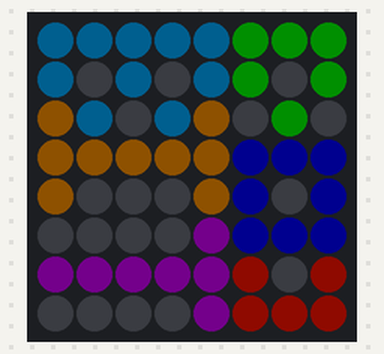
A sketch run on a simulated ESP32. Shown: 8×8 RGB LED matrix (first LED top left, wired row by row). Dim RGB values are drawn brighter than linear; WiFi joins after 1.5 s; servers stay silent unless stated; uploads are accepted with an empty reply; what the sketch prints to the serial monitor is not drawn.

Above: at 0.6 s.

The sketch:

DoobitFirmware1.ino
```cpp
#include <WiFi.h>
#include <WiFiClientSecure.h>
#include <HTTPClient.h>
#include <ArduinoJson.h>
#include <WiFiManager.h>
#include "WS_Flow.h"

const char* pixelsURL = "https://traillink.pythonanywhere.com/SecretWSControlPanel/getPixels?v=2";

uint32_t pixels[8][8];

// WiFiManager instance
WiFiManager wifiManager;

// =========================
// DOOBIT LOGO
// =========================
const uint32_t DOOBIT_LOGO[8][8] = {
  {0xFF2020,0xFF2020,0x000000,0x3250FF,0x3250FF,0x3250FF,0x66FF1A,0x66FF1A},
  {0xFF2020,0x000000,0xFF2020,0x3250FF,0x000000,0x3250FF,0x000000,0x66FF1A},
  {0xFF2020,0xFF2020,0x000000,0x3250FF,0x3250FF,0x3250FF,0x66FF1A,0x66FF1A},
  {0xD92CFF,0xD92CFF,0xC7F01A,0xC7F01A,0xC7F01A,0x37D1E0,0x37D1E0,0x37D1E0},
  {0xD92CFF,0x000000,0xD92CFF,0xC7F01A,0x000000,0x000000,0x37D1E0,0x000000},
  {0xD92CFF,0xD92CFF,0x000000,0xC7F01A,0x000000,0x000000,0x37D1E0,0x000000},
  {0xD92CFF,0x000000,0xD92CFF,0xC7F01A,0x000000,0x000000,0x37D1E0,0x000000},
  {0xD92CFF,0xD92CFF,0xC7F01A,0xC7F01A,0xC7F01A,0x000000,0x37D1E0,0x000000}
};

// =========================
// SHOW LOGO
// =========================
void showDoobitLogo() {
  for (int y = 0; y < 8; y++) {
    for (int x = 0; x < 8; x++) {
      pixels[y][x] = DOOBIT_LOGO[y][x];
    }
  }

  renderPixels();
}

// =========================
// RUNNING LIGHTS ANIMATION
// =========================
void animateDoobitLogoRunningLights(unsigned long elapsedTime) {
  uint32_t logoColors[8][8];

  for (int y = 0; y < 8; y++) {
    for (int x = 0; x < 8; x++) {
      logoColors[y][x] = DOOBIT_LOGO[y][x];
    }
  }

  int pixelCount = 0;

  for (int y = 0; y < 8; y++) {
    for (int x = 0; x < 8; x++) {
      if (DOOBIT_LOGO[y][x] != 0x000000) {
        pixelCount++;
      }
    }
  }

  int offPixelIndex = (elapsedTime / 92) % pixelCount;
  int currentPixel = 0;

  for (int y = 0; y < 8; y++) {
    for (int x = 0; x < 8; x++) {

      if (logoColors[y][x] != 0x000000) {

        if (currentPixel == offPixelIndex) {
          pixels[y][x] = 0x000000;
        } else {
          pixels[y][x] = logoColors[y][x];
        }

        currentPixel++;

      } else {
        pixels[y][x] = 0x000000;
      }
    }
  }
  renderPixels();
}

// =========================
// WIFI GLYPH
// =========================
const uint32_t WIFI_GLYPH[8][8] = {
  {0x0000FF,0x0000FF,0x0000FF,0x0000FF,0x000000,0x000000,0x000000,0x000000},
  {0x000000,0x000000,0x000000,0x000000,0x0000FF,0x000000,0x000000,0x000000},
  {0x000000,0x000000,0x000000,0x000000,0x000000,0x0000FF,0x000000,0x000000},
  {0x0000FF,0x0000FF,0x000000,0x000000,0x000000,0x000000,0x0000FF,0x000000},
  {0x000000,0x000000,0x0000FF,0x000000,0x000000,0x000000,0x000000,0x0000FF},
  {0x000000,0x000000,0x000000,0x0000FF,0x000000,0x000000,0x000000,0x0000FF},
  {0x000000,0x000000,0x000000,0x000000,0x0000FF,0x000000,0x000000,0x0000FF},
  {0x0000FF,0x000000,0x000000,0x000000,0x0000FF,0x000000,0x000000,0x0000FF}
};

// =========================
// BLUE WIFI GLYPH PULSE
// =========================
void showPortalPulse() {

  Serial.println("\n--- Portal Setup Activated ---");
  for (int i = 0; i < 3; i++) {
    // Show WiFi glyph
    for (int y = 0; y < 8; y++) {
      for (int x = 0; x < 8; x++) {
        pixels[y][x] = WIFI_GLYPH[y][x];
      }
    }
    renderPixels();
    delay(300);

    // Clear screen
    Matrix.fillScreen(0);
    Matrix.show();
    delay(200);
  }
}

// =========================
// WIFI MANAGER PORTAL
// =========================
void setupWiFiManager() {
  Serial.println("\n--- Saved WiFi Failed ---");
  Serial.println("Starting WiFiManager Portal...");

  // Blue Captive portal activation pulse
  showPortalPulse();

  // OPTIONAL:
  // Uncomment ONLY when manually clearing credentials
  // wifiManager.resetSettings();

  // Portal timeout
  wifiManager.setTimeout(180);

  // Blocks here until:
  // 1. Successful WiFi config
  // 2. Timeout expires
  bool connected = wifiManager.autoConnect("Doobit-Setup", "doobit123");

  // Check if actually connected
  if (connected && WiFi.status() == WL_CONNECTED) {
    Serial.println("✓ WiFi Configured via Portal!");
    Serial.print("IP Address: ");
    Serial.println(WiFi.localIP());
    return; // SUCCESS - exit function
  }

  // TIMEOUT OCCURRED - Retry
  Serial.println("\n✗ Portal Timeout - No Configuration Received");
  Serial.println("Retrying WiFi Setup...\n");

  setupWiFiManager(); // Call itself again to show pulse and retry
}

// =========================
// CONNECT WIFI
// =========================
void connectWiFi() {

  Serial.println("\nAttempting Saved WiFi Connection...");

  WiFi.mode(WIFI_STA);

  // Begin connection using saved credentials
  WiFi.begin();

  const int MAX_ATTEMPTS = 800; // 800 * 50ms = 40 seconds
  int attempts = 0;

  unsigned long animationStartTime = millis();

  // =========================
  // TRY SAVED WIFI
  // =========================
  while (WiFi.status() != WL_CONNECTED && attempts < MAX_ATTEMPTS) {

    unsigned long elapsedTime = millis() - animationStartTime;

    animateDoobitLogoRunningLights(elapsedTime);

    delay(50);

    Serial.print(".");

    attempts++;
  }

  // =========================
  // SAVED WIFI SUCCESS
  // =========================
  if (WiFi.status() == WL_CONNECTED) {

    Serial.println("\n✓ Connected Using Saved WiFi!");
    Serial.print("IP Address: ");
    Serial.println(WiFi.localIP());

    return;
  }

  // =========================
  // SAVED WIFI FAILED
  // =========================
  Serial.println("\nSaved WiFi Connection Failed!");

  // Launch captive portal
  setupWiFiManager();

  // IMPORTANT:
  // autoConnect() only returns AFTER successful connection

  Serial.println("\n✓ Connected Using New WiFi!");
  Serial.print("IP Address: ");
  Serial.println(WiFi.localIP());
}

// =========================
// FETCH PIXELS
// =========================
bool fetchPixels() {

  if (WiFi.status() != WL_CONNECTED) {
    Serial.println("WiFi Not Connected");
    return false;
  }

  WiFiClientSecure client;
  client.setInsecure();

  HTTPClient https;

  if (!https.begin(client, pixelsURL)) {
    Serial.println("HTTPS Begin Failed");
    return false;
  }

  https.setTimeout(5000);

  int code = https.GET();

  if (code != HTTP_CODE_OK) {

    Serial.printf("HTTP Error: %d\n", code);

    https.end();

    return false;
  }

  String payload = https.getString();

  https.end();

  Serial.printf("Payload Received: %s\n", payload.c_str());

  return parsePixelJSON(payload);
}

// =========================
// PARSE JSON
// =========================
bool parsePixelJSON(String payload) {

  JsonDocument doc;

  DeserializationError error = deserializeJson(doc, payload);

  if (error) {

    Serial.print("JSON Error: ");
    Serial.println(error.c_str());

    return false;
  }

  if (doc["brightness"].is<int>()) {
    Matrix.setBrightness(doc["brightness"]);
  }

  bool sleeping = doc["is_sleeping"] | false;

  if (sleeping) {

    Matrix.fillScreen(0);
    Matrix.show();

    return false;
  }

  JsonArray pixelData = doc["pixels"];

  for (int y = 0; y < 8; y++) {

    for (int x = 0; x < 8; x++) {

      if (pixelData[y][x].is<const char*>()) {

        const char* hexStr = pixelData[y][x];

        pixels[y][x] = strtol(hexStr, NULL, 16);

      } else {

        pixels[y][x] = pixelData[y][x].as<uint32_t>();
      }
    }
  }

  return true;
}

// =========================
// RENDER MATRIX
// =========================
void renderPixels() {

  Matrix.fillScreen(0);

  for (int y = 0; y < 8; y++) {

    for (int x = 0; x < 8; x++) {

      uint32_t c = pixels[y][x];

      uint8_t r = (c >> 16) & 0xFF;
      uint8_t g = (c >> 8) & 0xFF;
      uint8_t b = c & 0xFF;

      int rx = 7 - y;
      int ry = x;

      Matrix.drawPixel(rx, ry, Matrix.Color(g, r, b));
    }
  }

  Matrix.show();
}

// =========================
// SETUP
// =========================
void setup() {

  Serial.begin(115200);

  delay(500);

  Serial.println("\n\n--- DOOBIT MATRIX BOOT ---");

  Matrix_Init();

  Matrix.setBrightness(15);

  // =========================
  // BOOT LOGO
  // =========================
  showDoobitLogo();

  delay(2000);

  // =========================
  // WIFI CONNECTION FLOW
  // =========================
  connectWiFi();

  // =========================
  // FETCH INITIAL CONTENT
  // =========================
  if (fetchPixels()) {
    renderPixels();
  }
}

// =========================
// MAIN LOOP
// =========================
void loop() {

  static unsigned long lastFetch = 0;
  static unsigned long lastWiFiCheck = 0;

  // =========================
  // WIFI HEALTH CHECK
  // =========================
  if (millis() - lastWiFiCheck > 10000) {

    lastWiFiCheck = millis();

    if (WiFi.status() != WL_CONNECTED) {

      Serial.println("WiFi Disconnected!");

      connectWiFi();

      return;
    }
  }

  // =========================
  // FETCH PIXELS
  // =========================
  if (millis() - lastFetch > 3000) {

    lastFetch = millis();

    if (fetchPixels()) {

      renderPixels();

    } else {

      Serial.println("Pixel Fetch Failed");
    }
  }
}
```

WS_Flow.cpp
```cpp
#include "WS_Flow.h"

Adafruit_NeoMatrix Matrix = Adafruit_NeoMatrix(
  8, 8, RGB_Control_PIN,
  NEO_MATRIX_TOP + NEO_MATRIX_LEFT +
  NEO_MATRIX_ROWS + NEO_MATRIX_PROGRESSIVE,
  NEO_GRB + NEO_KHZ800
);

void Matrix_Init() {
  Matrix.begin();
  Matrix.setBrightness(5);
  Matrix.fillScreen(0);
  Matrix.show();
}
```

WS_Flow.h
```cpp
#ifndef _WS_FLOW_H_
#define _WS_FLOW_H_

#include <Adafruit_GFX.h>
#include <Adafruit_NeoMatrix.h>
#include <Adafruit_NeoPixel.h>

#define RGB_Control_PIN 14

extern Adafruit_NeoMatrix Matrix;
void Matrix_Init();

#endif
```
